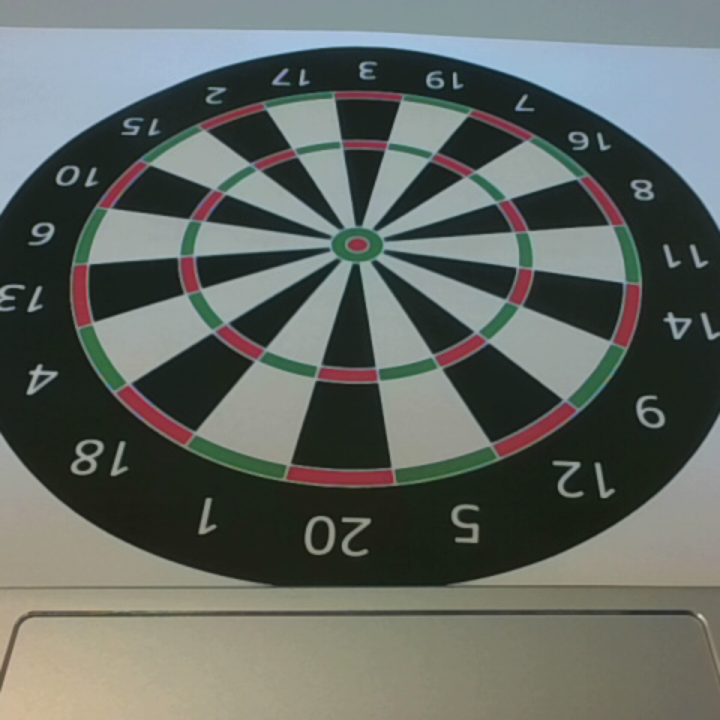
#> input picture backend/vision/calibration_data/snapshots/cam1_20260130_094910_068.png, 720 x 720 px
$ python -i line_detection.py   (imports and definitions only)
#> lines starting #> are read from the running program, lines starting #| are printed output that depends on the picture; after the words box and inside, x2 and y2 are one past the last pixel; in counts of white or black regions, pixels touching at a corner belong together
#> further down, picture is the input picture: shape (720, 720, 3); mean B, G, R 98.7, 104.3, 98.6
### app/vision/vision_utils.py
import math
from typing import List, Tuple

import numpy as np

PointI = Tuple[int, int]


def ensure_bgr_u8(img_bgr: np.ndarray) -> np.ndarray:
    if img_bgr.ndim != 3 or img_bgr.shape[2] != 3:
        raise ValueError(f"Expected BGR image with shape (H, W, 3), got {img_bgr.shape}.")
    if img_bgr.dtype != np.uint8:
        # OpenCV works best with uint8 for these operations.
        img_bgr = img_bgr.astype(np.uint8, copy=False)
    return img_bgr


# [29 lines left out: function line_border_points, not called in this run]

### app/vision/line_detection.py
from typing import List, Optional, Tuple

import cv2
import numpy as np

from app.vision.vision_utils import ensure_bgr_u8

LineRT = Tuple[float, float]

MAX_LINES = 10
CANNY_LOW = 40
CANNY_HIGH = 120
HOUGH_RHO = 1.0
HOUGH_THETA = float(np.pi / 180.0)
HOUGH_MIN_VOTES = 80
HOUGH_VOTES_FRAC = 0.2
UNIQUE_RHO_TOL = 20.0
UNIQUE_THETA_TOL = float(np.deg2rad(6.0))

MASK_KERNEL = 3
OPEN_ITERS = 1
CLOSE_ITERS = 2


def build_white_mask(img_bgr: np.ndarray) -> np.ndarray:
    img_bgr = ensure_bgr_u8(img_bgr)
    gray = cv2.cvtColor(img_bgr, cv2.COLOR_BGR2GRAY)
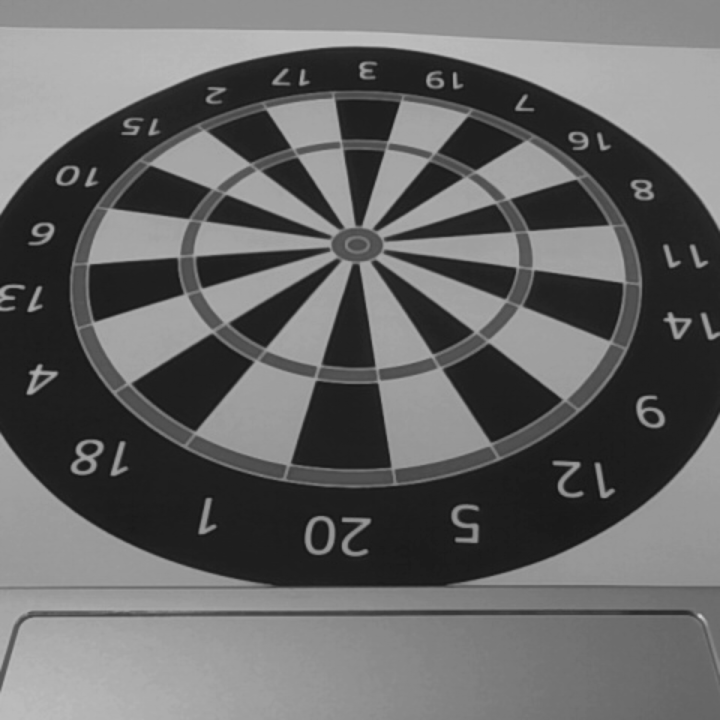
#> gray: shape (720, 720); min 20, max 210, mean 102
    _, mask_u8 = cv2.threshold(gray, 0, 255, cv2.THRESH_BINARY | cv2.THRESH_OTSU)
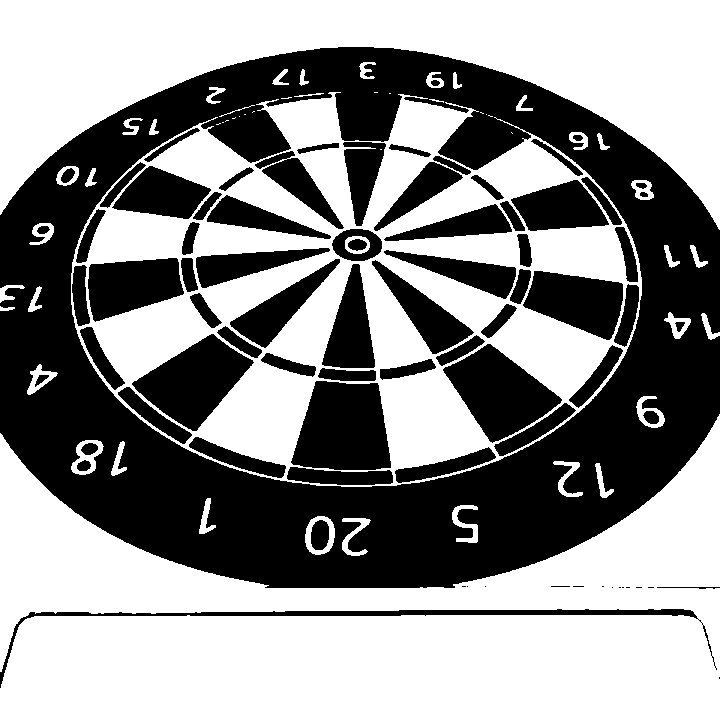
#> mask_u8: shape (720, 720); 55.8% white; 80 black regions (13 under 20 px), largest, box (x1, y1, x2, y2) and area: (0, 47, 720, 588) 145165, (291, 381, 391, 470) 7080, (443, 344, 562, 443) 6177

    k = max(1, int(MASK_KERNEL))
    if k % 2 == 0:
        k += 1
    kernel = cv2.getStructuringElement(cv2.MORPH_ELLIPSE, (k, k))

    if OPEN_ITERS > 0:
        mask_u8 = cv2.morphologyEx(mask_u8, cv2.MORPH_OPEN, kernel, iterations=OPEN_ITERS)
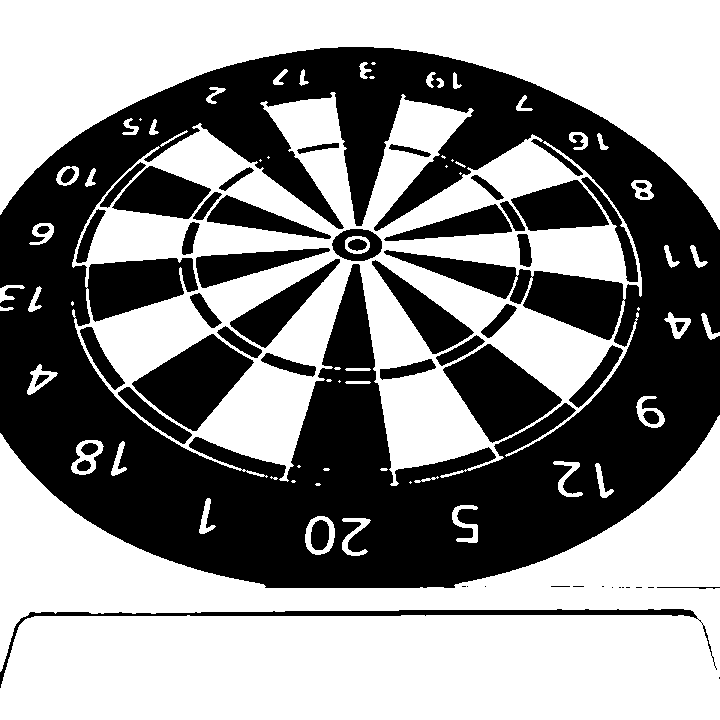
#> mask_u8: shape (720, 720); 55.5% white; 57 black regions (13 under 20 px), largest, box (x1, y1, x2, y2) and area: (0, 47, 720, 588) 183381, (443, 344, 562, 443) 6177, (132, 334, 254, 431) 6043
    if CLOSE_ITERS > 0:
        mask_u8 = cv2.morphologyEx(mask_u8, cv2.MORPH_CLOSE, kernel, iterations=CLOSE_ITERS)
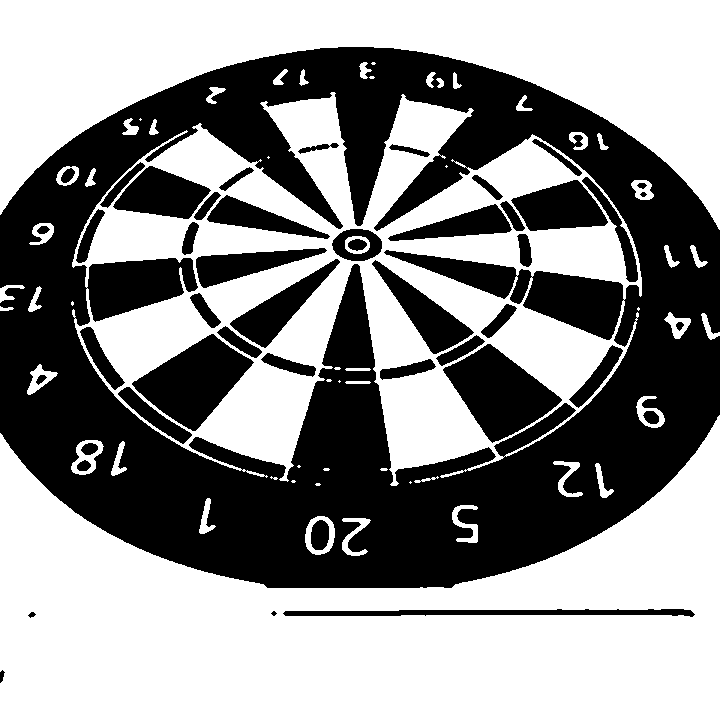
#> mask_u8: shape (720, 720); 55.9% white; 47 black regions (1 under 20 px), largest, box (x1, y1, x2, y2) and area: (0, 47, 720, 588) 182772, (443, 344, 562, 443) 6173, (132, 334, 254, 431) 6040

    return mask_u8


def _select_unique_lines(raw_lines: Optional[np.ndarray]) -> List[LineRT]:
    if raw_lines is None:
        return []

    selected: List[LineRT] = []
    for rho, theta in raw_lines[:, 0]:
        if len(selected) >= MAX_LINES:
            break
        r, t = float(rho), float(theta)
        if any(abs(r - sr) <= UNIQUE_RHO_TOL and abs(t - st) <= UNIQUE_THETA_TOL for sr, st in selected):
            continue
        selected.append((r, t))
    return selected


def detect_lines_from_mask(mask_u8: np.ndarray) -> dict:
    if mask_u8.ndim == 3:
        mask_u8 = cv2.cvtColor(mask_u8, cv2.COLOR_BGR2GRAY)

    edges = cv2.Canny(mask_u8, CANNY_LOW, CANNY_HIGH)
    h, w = mask_u8.shape[:2]
    votes = max(HOUGH_MIN_VOTES, int(min(h, w) * HOUGH_VOTES_FRAC))

    raw_lines = cv2.HoughLines(edges, HOUGH_RHO, HOUGH_THETA, votes)
    lines = _select_unique_lines(raw_lines)

    return {"lines": [{"rho": float(rho), "theta_rad": float(theta)} for rho, theta in lines]}

>>> import cv2
>>> picture = cv2.imread('../../backend/vision/calibration_data/snapshots/cam1_20260130_094910_068.png')
>>> result = build_white_mask(picture)
